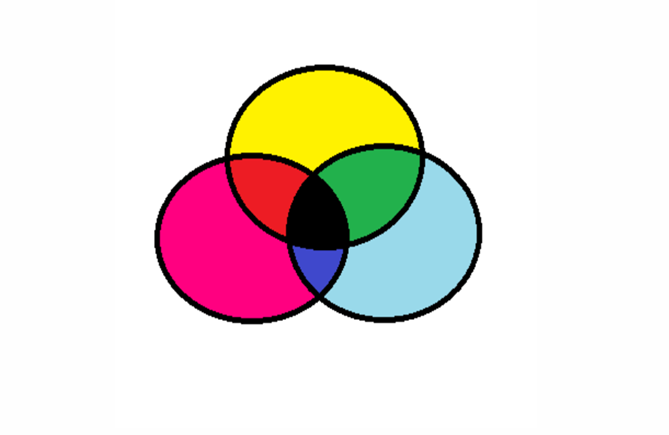
#> input picture rgb.png, 669 x 435 px
$ python 06_affine_transformation.py
#> lines starting #> are read from the running program, lines starting #| are printed output that depends on the picture
import cv2 as cv
import numpy as np
import matplotlib.pyplot as plt

img = cv.imread('rgb.png')
#> img is the input picture: shape (435, 669, 3); mean B, G, R 219.9, 224.3, 234
assert img is not None, "file could not be read, check with os.path.exists()"
rows, cols, ch = img.shape
#> rows = 435; cols = 669; ch = 3
pts1 = np.float32([[50,50], [200,50], [50,200]])
pts2 = np.float32([[10,100], [200,50], [100,250]])
M = cv.getAffineTransform(pts1, pts2)
dst = cv.warpAffine(img, M, (cols, rows))
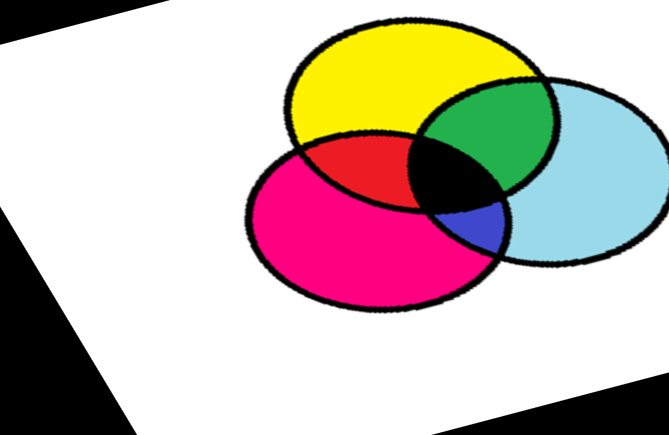
#> dst: shape (435, 669, 3); mean B, G, R 180.6, 187.1, 201.2

plt.subplot(121), plt.imshow(img), plt.title('Input')
plt.subplot(122), plt.imshow(dst), plt.title('Output')
plt.show()
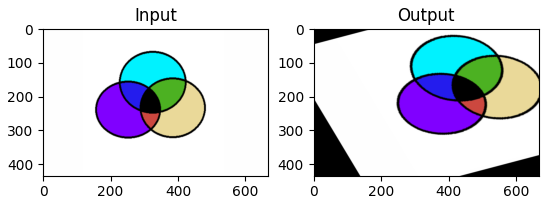
#> figure drawn by matplotlib, 2 panels; B, G, R data is drawn as R, G, B

$ run again, with blob2.png copied over rgb.png
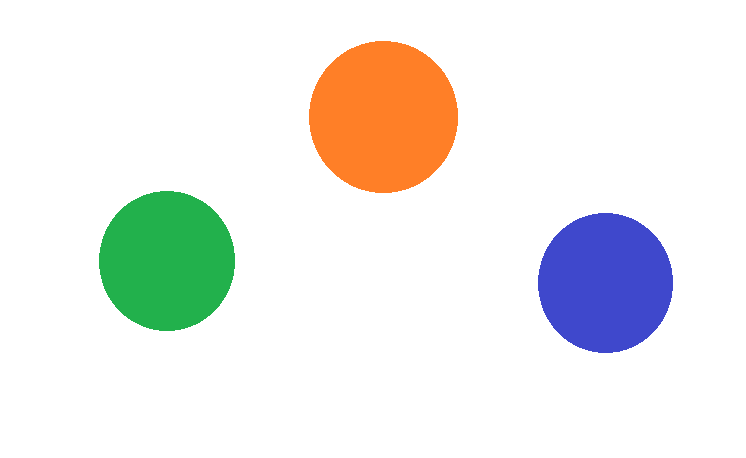
#> input picture blob2.png, 746 x 458 px
#> img is the input picture: shape (458, 746, 3); mean B, G, R 233.7, 237, 237
#> `dst = cv.warpAffine(img, M, (cols, rows))`:
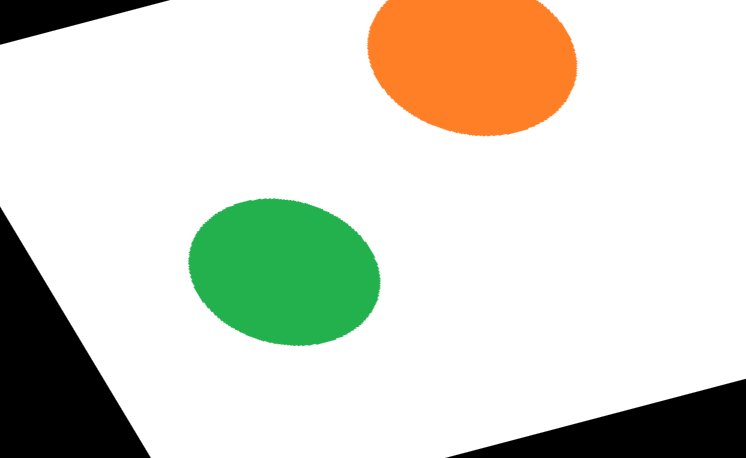
#> dst: shape (458, 746, 3); mean B, G, R 202.7, 215.2, 214.9
#> `plt.show()`:
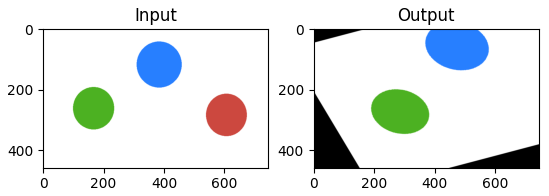
#> figure drawn by matplotlib, 2 panels; B, G, R data is drawn as R, G, B
